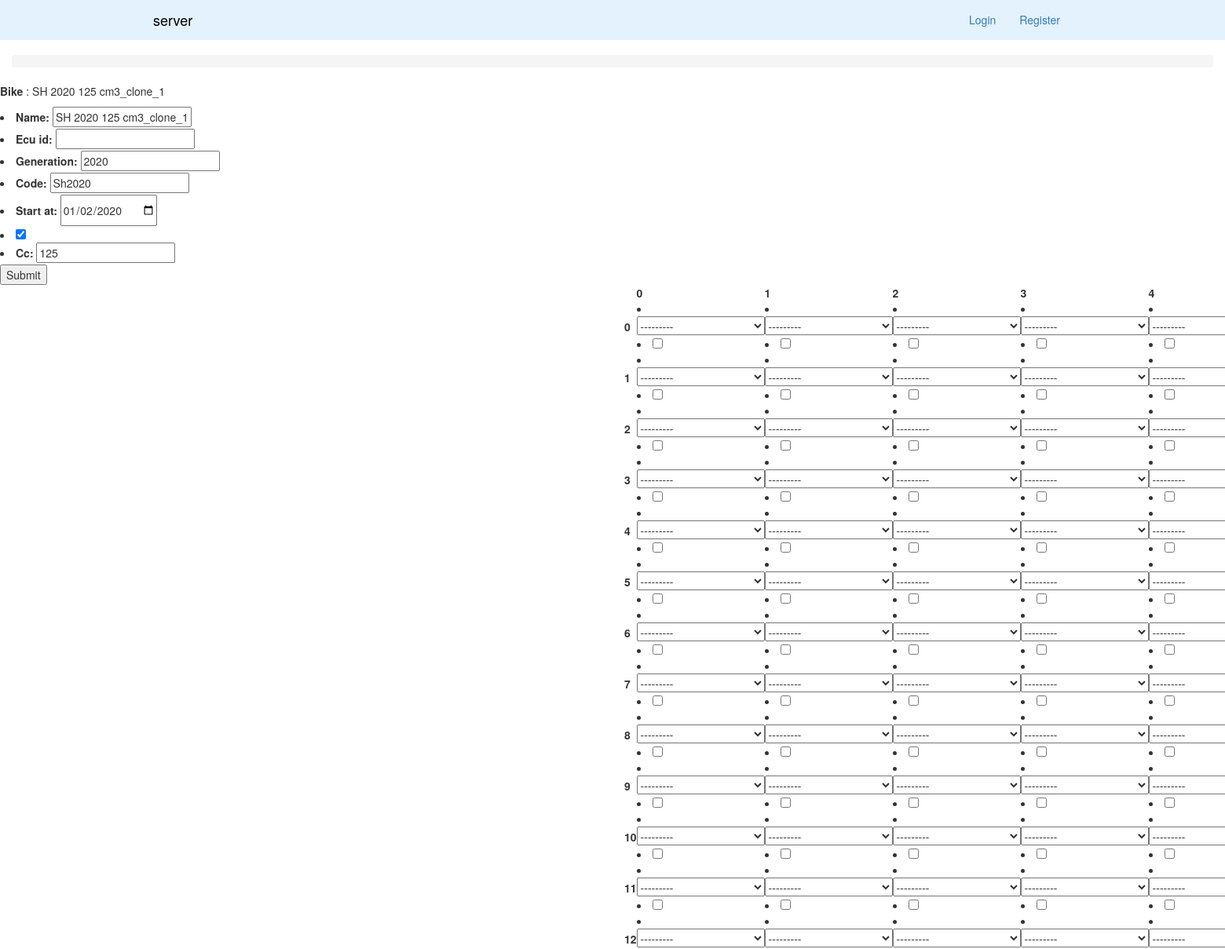
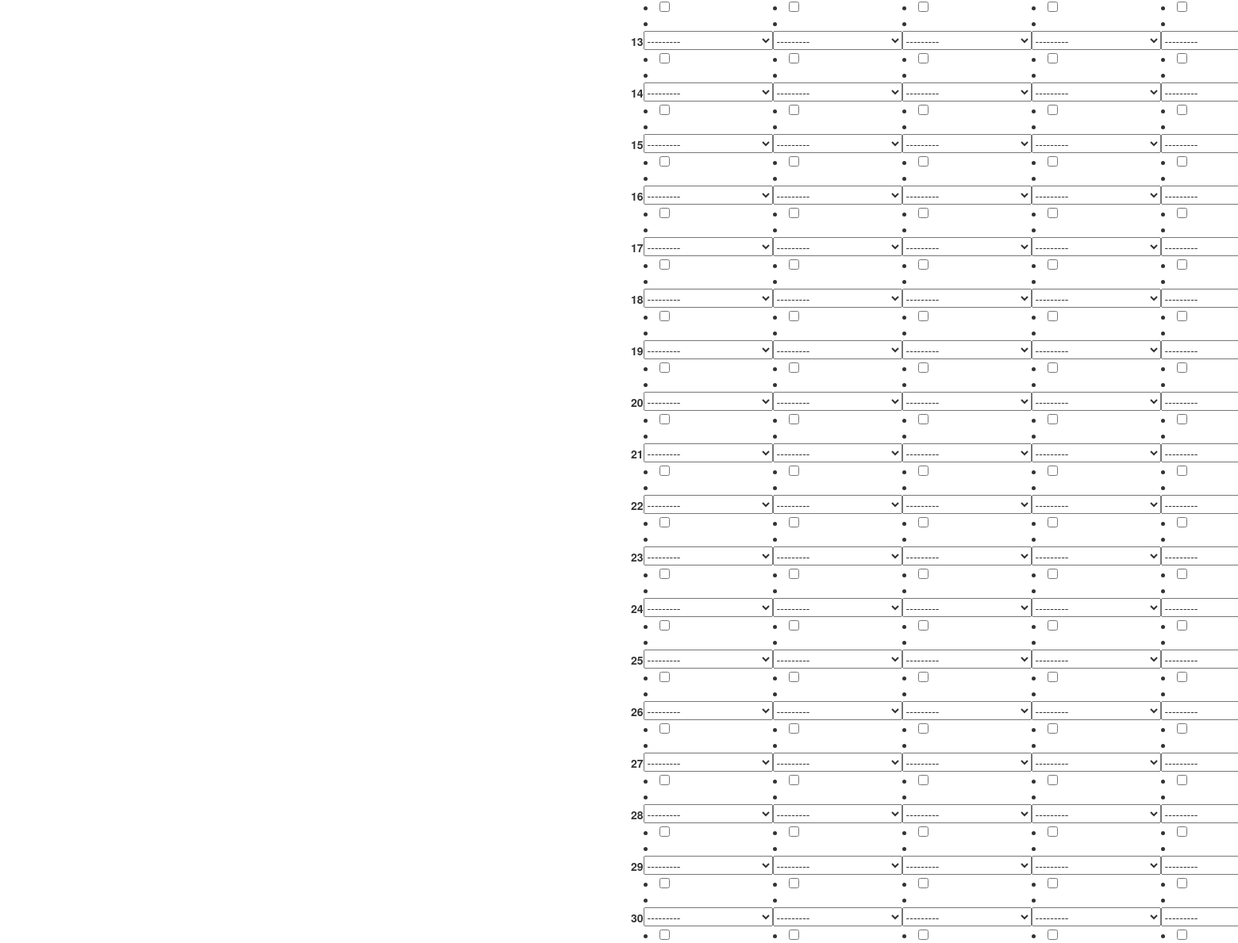
/bike-edit/8/, run on the app's committed database (2 pictures, top to bottom).
### firmware/models/Bike.py (models this page shows)
class Bike(models.Model):
    name = models.CharField(max_length=200, unique=True)
    ecu_id = models.CharField(max_length=20, unique=True, null=True, blank=True)
    generation = models.IntegerField()
    code = models.CharField(max_length=20)
    start_at = models.DateField()
    is_used = models.BooleanField(default=False)
    cc = models.IntegerField()

### firmware/views/BikeEditView.py (the view, shortened to what this page needs)
# urls.py: url(r'^bike-edit/(?P<pk>\d+)/$', BikeEditView.as_view(), name='bike-edit'),
class BikeEditView(View):
    template_name = 'firmware/bike.html'
    def get_parameter(self, bike_id, row, column):
        try:
            item = BikeParameter.objects.get(bike_id=bike_id, row=row, column=column)
        except BikeParameter.DoesNotExist:
            return '-', False
        else:
            parameter = Parameter.objects.get(pk=item.parameter_id)
            return parameter.id, item.is_used
    def get_bike_parameters(self, pk):
        bpes = BikeParameterExpression.objects.filter(bike_id=pk).all()
        forms = []
        return forms
    def get_bike_edit_form(self, pk):
        bike = Bike.objects.get(pk=pk)
        initial = {
            'action': 'bike_edit',
            'pk': pk,
            'name': bike.name,
            'ecu_id': bike.ecu_id,
            'generation': bike.generation,
            'code': bike.code,
            'start_at': bike.start_at,
            'is_used': bike.is_used,
            'cc': bike.cc
        }
        return BikeEditForm(initial=initial)
    def get_bike(self, pk):
        bike = Bike.objects.get(pk=pk)
        Forms = []
        for row in range(6):
            forms = []
            for column in range(31):
                choice, is_used = self.get_parameter(pk, row, column)
                initial = {
                    'choice': choice,
                    'row': row,
                    'column': column,
                    'action': 'select_parameter',
                    'is_used': is_used
                }
                form = SelectParameterForm(initial=initial)
                forms.append(form)
            Forms.append(forms)
        bike_data = {
            'bike': bike,
            'row': range(6),
            'column': range(31),
            'Forms': Forms,
            'bike_parameter_forms': self.get_bike_parameters(pk),
            'bike_edit_form': self.get_bike_edit_form(pk)
        }
        return bike_data
    def get(self, request, pk):
        bike_data = self.get_bike(pk)
        context = {'bike': bike_data}
        return TemplateResponse(request, self.template_name, context)

### firmware/context_processors.py (called while the page is built)
def is_moderator(request):
    return request.user.groups.filter(name='moderator').exists()

def user(request):
    return {
        'user': request.user,
        'moderator': is_moderator(request)
    }

### firmware/forms/SelectParameterForm.py (called while the page is built)
    def label_from_instance(self, obj):
        return obj.name

### firmware/templatetags/index.py (called while the page is built)
@register.filter
def index(indexable, i):
    return indexable[i]

### templates/firmware/bike.html (shortened to what this page needs)
{% extends 'includes/layout.html' %}
{% load index %}
{% load static %}
{% load humanize %}
{% load mathfilters %}
{% block content %}
    {% if bike %}
        <div class="row">
            <p> <strong> Bike </strong>: {{bike.bike.name}} </p>
            <form enctype='multipart/form-data' method='post'>{% csrf_token %}
                {{ bike.bike_edit_form.as_ul }}
                <button type='submit'> Submit </button>
            </form>
        </div>
        <div class="row">
            <div class="col-md-12">
                <div class="row">
                    <div class="col-md-6">
                    </div>
                    <div class="col-md-6">
                        <table style="width:100%">
                            <th></th>
                            {% for r in bike.row %}
                                <th>{{r}}</th>
                            {% endfor %}
                            {% for c in bike.column %}
                                <tr>
                                    <th>{{c}}</th>
                                    {% for r in bike.row %}
                                        <form enctype='multipart/form-data' method='post'>{% csrf_token %}
                                        {% with bike.Forms|index:r|index:c as form %}
                                        <td>{{ form.as_ul }}</td>
                                        {% endwith %}
                                        </form>
                                    {% endfor %}
                                </tr>
                            {% endfor %}
                        </table>
                    </div>
                </div>
            </div>
        </div>
    {% endif %}
{% endblock %}

### static/css/shop-homepage.css (style rules this page uses)
body { padding-top: 70px; }

### data on the page
Bike: bike.name "SH 2020 125 cm3_clone_1", name "SH 2020 125 cm3_clone_1", generation "2020", code "Sh2020", start_at "01/02/2020", is_used "☑", cc "125"

### other printed values
{{ r }} "0" "1" "2" "3" "4"
{{ c }} "0" "1" "2" "3" "4" "5" "6" "7" "8" "9" "10" "11" "12" "13" "14" "15" "16" "17" "18" "19" "20" "21" "22" "23" "24"
